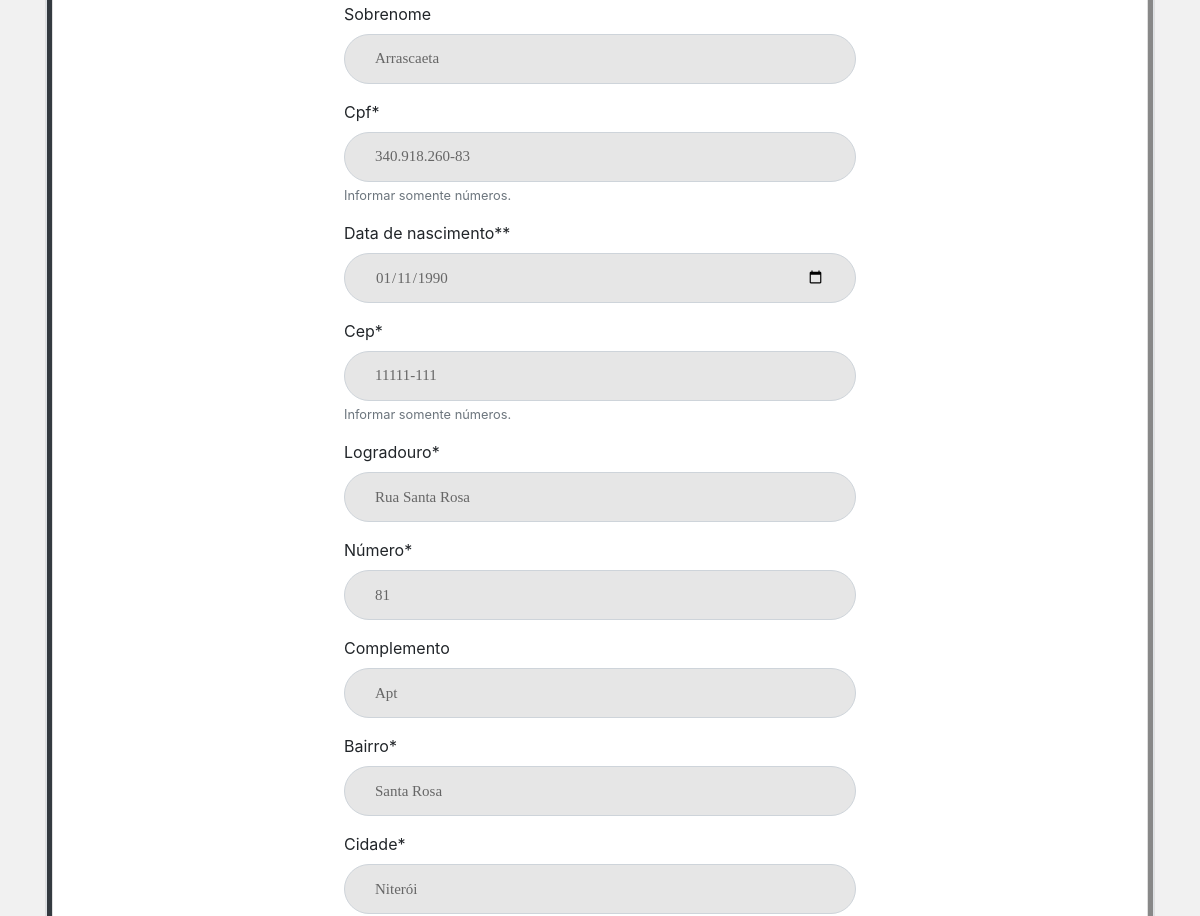
/perfil/ (signed in, middle part), run on an earlier commit of the app's database.
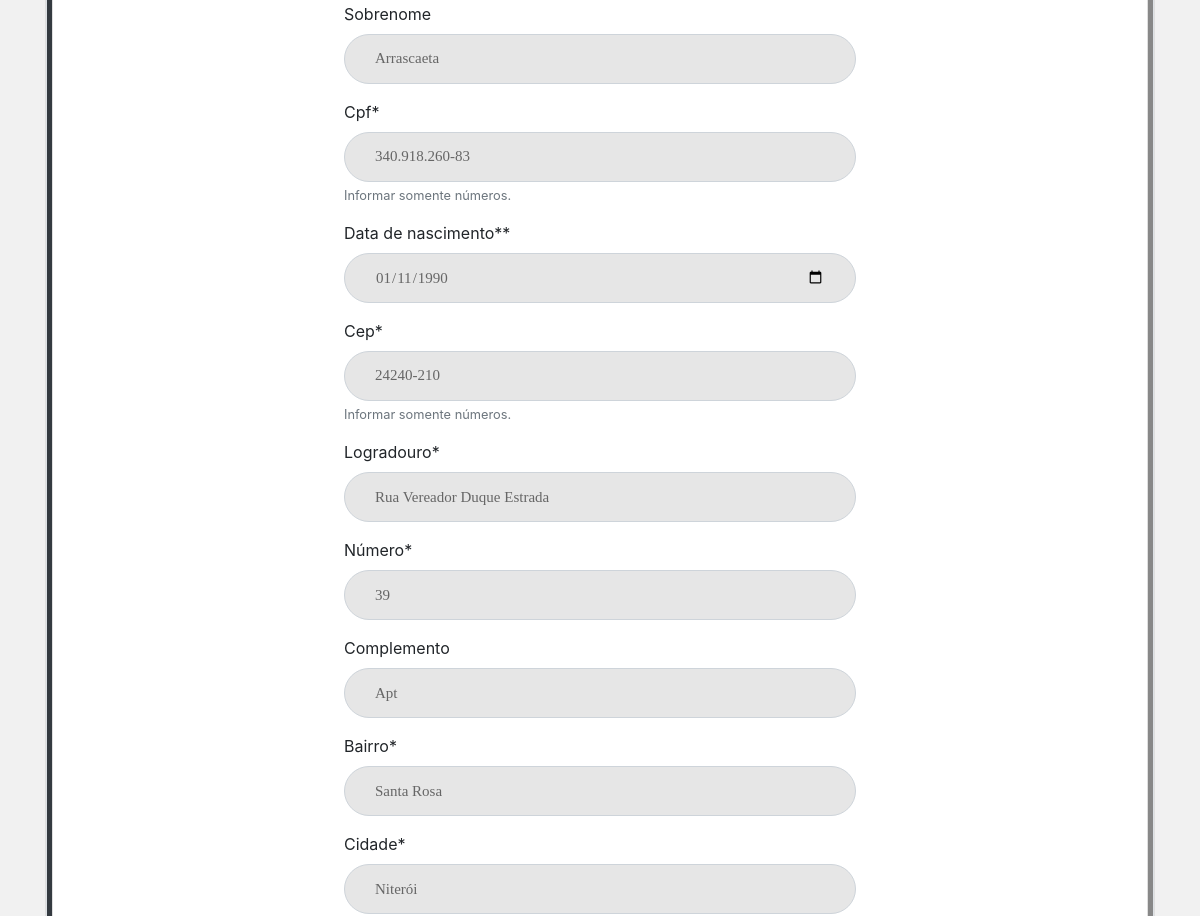
And on a later commit of the database.
### perfil/models.py (models this page shows, shortened)
class Perfil(models.Model):
    usuario = models.OneToOneField(
        User, on_delete=models.CASCADE, verbose_name='Usuário')
    idade = models.PositiveIntegerField(default=0)
    data_nascimento = models.DateField(verbose_name='Data de nascimento')
    cpf = models.CharField(max_length=14)
    endereco = models.CharField(max_length=50, verbose_name='Endereço')
    numero = models.CharField(max_length=5, verbose_name='Número')
    complemento = models.CharField(max_length=30, blank=True, null=True)
    bairro = models.CharField(max_length=30)
    cep = models.CharField(max_length=9)
    cidade = models.CharField(max_length=30)
    estado = models.CharField(
        max_length=2,
        default='AC',
        choices=(
            ('AC', 'Acre'),
            ('AL', 'Alagoas'),
            ('AP', 'Amapá'),
            ('AM', 'Amazonas'),
            ('BA', 'Bahia'),
            ('CE', 'Ceará'),
            ('DF', 'Distrito Federal'),
            ('ES', 'Espírito Santo'),
            ('GO', 'Goiás'),
            ('MA', 'Maranhão'),
            ('MT', 'Mato Grosso'),
            ('MS', 'Mato Grosso do Sul'),
            ('MG', 'Minas Gerais'),
            ('PA', 'Pará'),
            ('PB', 'Paraíba'),
            ('PR', 'Paraná'),
            ('PE', 'Pernambuco'),
            ('PI', 'Piauí'),
            ('RJ', 'Rio de Janeiro'),
            ('RN', 'Rio Grande do Norte'),
            ('RS', 'Rio Grande do Sul'),
            ('RO', 'Rondônia'),
            ('RR', 'Roraima'),
            ('SC', 'Santa Catarina'),
            ('SP', 'São Paulo'),
            ('SE', 'Sergipe'),
            ('TO', 'Tocantins'),
        )
    )
    class Meta:
        verbose_name = 'Perfil'
        verbose_name_plural = 'Perfis'

### perfil/views.py (the view, shortened to what this page needs)
# urls.py: path('', views.BasePerfil.as_view(), name='entrar'),
class BasePerfil(View):
    template_name = 'perfil/entrar.html'
    def setup(self, *args, **kwargs):
        super().setup(*args, **kwargs)
        self.carrinho = copy.deepcopy(self.request.session.get('carrinho'), {})
        self.perfil = None
        if self.request.user.is_authenticated:
            self.perfil = models.Perfil.objects.filter(
                usuario=self.request.user
            ).first()
            self.contexto = {
                'userform': forms.UserForm(
                    data=self.request.POST or None,
                    usuario=self.request.user,
                    instance=self.request.user
                ),
                'perfilform': forms.PerfilForm(
                    data=self.request.POST or None,
                    instance=self.perfil
                )
            }
        self.userform = self.contexto['userform']
        self.perfilform = self.contexto['perfilform']
        if self.request.user.is_authenticated:
            self.template_name = 'perfil/atualizar.html'
        self.renderizar = render(
            self.request, self.template_name, self.contexto)
    def get(self, *args, **kwargs):
        return self.renderizar

### perfil/templates/perfil/atualizar.html (shortened to what this page needs)
{% extends 'perfil/criar.html' %}

### perfil/templates/perfil/criar.html (shortened to what this page needs)
{% extends 'base.html' %}
{% load static %}
{% load crispy_forms_tags %}
{% block conteudo %}
<div class="card">
    <div class="card-body card-fundo border" style="padding: 5px;">
        <div class="card">
            <div class="card-body">
                <div class="row ">
                    <div class="col-sm-12 col-md-12 col-lg-8 col-xl-6 mx-auto">
                        <form class="" method="POST" action="{% url 'perfil:criar' %}">
                            {{ userform|crispy }}
                            {{ perfilform|crispy }}
                        </form>
                    </div>
                </div>
            </div>
        </div>
        <br>
    </div>
</div>
{% endblock %}

### templates/base.html (shortened to what this page needs)
<!doctype html>
<html lang="pt">
<head>
    {% include 'parciais/_head.html' %}
</head>
<body style='background-color: #f1f1f1;'>
    <main class="container mt-4 mb-4">
        {% block conteudo %}{% endblock %}
    </main>
</body>
</html>

### templates/parciais/_head.html (shortened to what this page needs)
{% load static %}
<link rel="stylesheet" href="https://stackpath.bootstrapcdn.com/bootstrap/4.5.0/css/bootstrap.min.css"
>
<link rel="stylesheet" href="{% static 'css/nav.css'%}">
<link rel="stylesheet" href="{% static 'css/footer.css'%}">
<link rel="stylesheet" href="{% static 'css/formulario.css'%}">
<link rel="stylesheet" href="{% static 'css/style.css'%}">

### templates/parciais/_nav.html (shortened to what this page needs)
{% load static %}
{% load omfilters %}

### templates/parciais/_footer.html (shortened to what this page needs)
{% load static %}

### templates/parciais/_gototop.html (shortened to what this page needs)
{% load static %}

### templates/static/css/nav.css (style rules this page uses)
.form-control { height: calc(2.5rem + 2px); padding: 0.5rem 1.5rem; font-size: 1rem; line-height: 1.5; border-radius: 0.3rem; }

### templates/static/css/formulario.css (style rules this page uses)
input { outline: none; border: none; }
input.input1 { height: 50px; border-radius: 25px; padding: 0 30px; }
.input1 { display: block; width: 100%; background: #e6e6e6; font-family: Montserrat-Bold; font-size: 15px; line-height: 1.5; color: #666666; }
.card-fundo { background: black; background: -webkit-linear-gradient(left, #343a40, #888888); background: -o-linear-gradient(left, #343a40, #888888); background: -moz-linear-gradient(left, #343a40, #888888); background: linear-gradient(left, #343a40, #888888); }

What changed in the data, as far as the page shows it:
changed Perfil "Apt": cep "11111-111" → "24240-210"; endereco "Rua Santa Rosa" → "Rua Vereador Duque Estrada"; numero "81" → "39"
